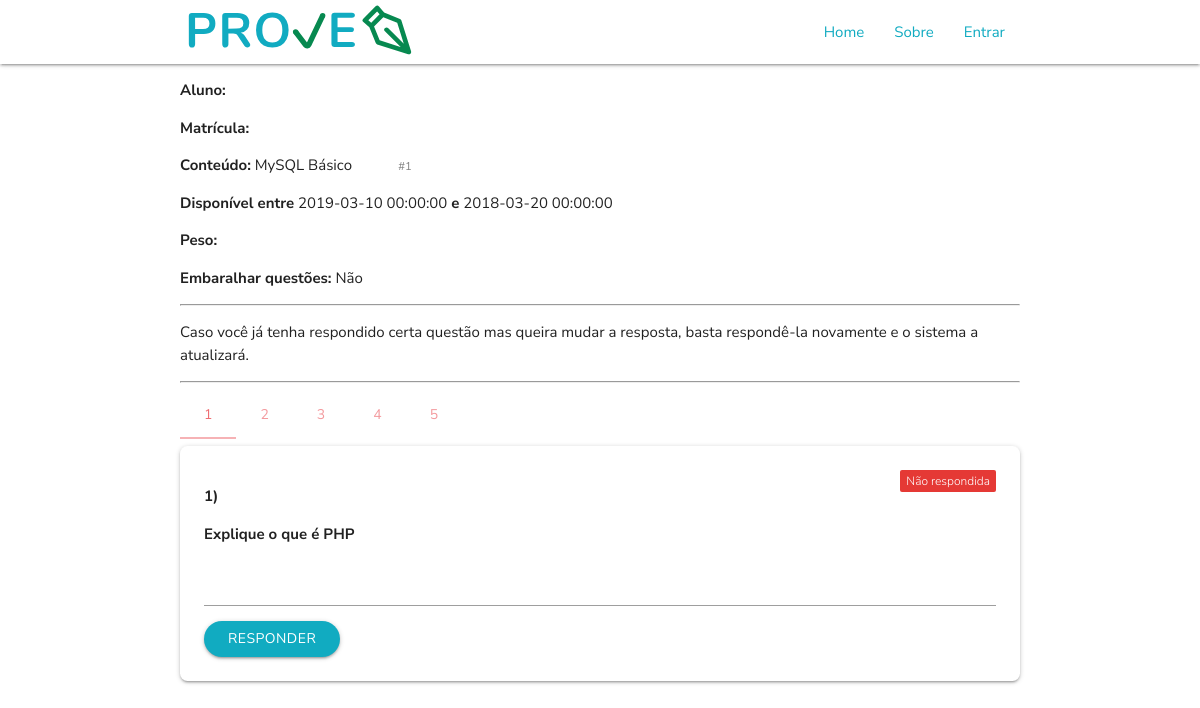
Page /avaliacao_responder.php?codigo=1 on the committed database.
### tables this page shows
CREATE TABLE IF NOT EXISTS `Avaliacoes` (
  `Codigo_Avaliacao` INT NOT NULL AUTO_INCREMENT,
  `Conteudo` VARCHAR(50) NOT NULL,
  `Disciplina_Codigo_Disciplina` INT NOT NULL,
  `Data_Inicio` DATETIME NOT NULL,
  `Data_Fim` DATETIME NOT NULL,
  `Peso` VARCHAR(5) NULL,
  `Embaralhar` TINYINT NULL,
  PRIMARY KEY (`Codigo_Avaliacao`),
  INDEX `fk_Avaliacoes_Disciplina1_idx` (`Disciplina_Codigo_Disciplina` ASC),
  CONSTRAINT `fk_Avaliacoes_Disciplina1`
    FOREIGN KEY (`Disciplina_Codigo_Disciplina`)
    REFERENCES `Disciplinas` (`Codigo_Disciplina`)
    ON DELETE NO ACTION
    ON UPDATE NO ACTION);

CREATE TABLE IF NOT EXISTS `Questao` (
  `Codigo_Questao` INT NOT NULL AUTO_INCREMENT,
  `Enunciado` VARCHAR(100),
  `Texto` TEXT NULL,
  `Tipo_Codigo` INT NOT NULL,
  PRIMARY KEY (`Codigo_Questao`),
  INDEX `fk_Questao_Tipo1_idx` (`Tipo_Codigo` ASC),
  CONSTRAINT `fk_Questao_Tipo1`
    FOREIGN KEY (`Tipo_Codigo`)
    REFERENCES `Tipo` (`Codigo_Tipo`)
    ON DELETE NO ACTION
    ON UPDATE NO ACTION);

### disciplinas_pdo.php (called while the page is built, shortened)
<?php
function selectPDO_discaval ($codigo, $tabela ) {
	try {
		$sql = 'select d.Codigo_Disciplina as "ID Disciplina", d.Nome as "Disciplina", a.Codigo_Avaliacao as "ID Avaliacao", a.Conteudo, a.Data_Inicio, a.Data_Fim, a.Peso, a.Embaralhar
		 FROM avaliacoes a, disciplinas d
		 WHERE d.Codigo_Disciplina = a.Disciplina_Codigo_Disciplina ';
		if($tabela == 'disciplina') {
			$sql .= ' and d.Codigo_Disciplina = '.$codigo;
		} else if ($tabela == 'avaliacao') {
			$sql .=  'and a.Codigo_Avaliacao = '.$codigo;
		}
		$sql .= " ORDER BY a.Data_Fim";
		$consulta = $GLOBALS['pdo']->query($sql);
		$registros = array();
		for ($i = 0; $linha = $consulta->fetch(PDO::FETCH_ASSOC); $i++) {
			$registros[$i] = array();
			array_push($registros[$i], $linha['ID Disciplina']);
			array_push($registros[$i], $linha['Disciplina']);
			array_push($registros[$i], $linha['ID Avaliacao']);
			array_push($registros[$i], $linha['Conteudo']);
			array_push($registros[$i], $linha['Data_Inicio']);
			array_push($registros[$i], $linha['Data_Fim']);
			array_push($registros[$i], $linha['Peso']);
			array_push($registros[$i], $linha['Embaralhar']);
		}
		return $registros;
	} catch (PDOException $e) {
		echo "Erro: ".$e->getMessage();
	}
}
?>

### avaliacao_funcaoFormulario.php (the view, shortened to what this page needs)
<?php
function gerar_formulario_questoes($cod_avaliacao, $embaralhar, $matricula) {
	$questoes = select_questoes_formulario($cod_avaliacao, $embaralhar);
	echo "<ul class='tabs'>";
	for ($i=0; $i < count($questoes); $i++) {
		$noQuestao = $i+1;
		echo "<li class='tab'><a href='#q".$questoes[$i][0]."'>".$noQuestao."</a></li>";
	}
	echo "</ul>";
	for ($i=0; $i < count($questoes); $i++) {
		$alunoJaRespondeu = alunoJaRespondeu($questoes[$i][0], $questoes[$i][3], $matricula);
		$noQuestao = $i+1;
		echo "<div id='q".$questoes[$i][0]."' class='card-panel'>";
		if($alunoJaRespondeu) {
			echo "<span class='new badge green darken-1' data-badge-caption='Respondida'></span>";
		} else {
			echo "<span class='new badge red darken-1' data-badge-caption='Não respondida'></span>";
		}
			echo "<p><b>".$noQuestao.")</b></p>";
			echo "<p><b>".$questoes[$i][2]."</b></p>";
			echo "<form action='resposta_pdo.php' method='post'>";
				if($questoes[$i][3] == 1) {
					echo "<textarea class='materialize-textarea' name='resposta_q".$questoes[$i][0]."'></textarea>";
				}
				$acao = $questoes[$i][3] == 1 ? 'addResDiscursiva' : 'addResAlternativa';
				echo "<button class='btn waves-effect waves-light' type='submit' name='acao' value='".$acao."'>Responder</button>";
			echo "</form>";
		echo "</div>";
	}
}
function select_questoes_formulario ($cod_avaliacao, $embaralhar) {
	try {
		$sql = " SELECT ";
		$sql .= " Q.Codigo_Questao, Q.Texto, Q.Enunciado, Q.Tipo_Codigo ";
		$sql .= " FROM ".$GLOBALS['tb_questoes']." Q, ".$GLOBALS['tb_avaliacoes']." A, ".$GLOBALS['tb_aval_ques']." QA ";
		$sql .= " WHERE Q.Codigo_Questao = QA.Questoes_Codigo_Questao ";
		$sql .= " AND A.Codigo_Avaliacao = QA.Avaliacoes_Codigo_Avaliacao ";
		$sql .= " AND A.Codigo_Avaliacao = ".$cod_avaliacao." ";
		$consulta = $GLOBALS['pdo']->query($sql);
		$registros = array();
		for ($i = 0; $linha = $consulta->fetch(PDO::FETCH_ASSOC); $i++) {
			$registros[$i] = array();
			array_push($registros[$i], $linha['Codigo_Questao']);
			array_push($registros[$i], $linha['Texto']);
			array_push($registros[$i], $linha['Enunciado']);
			array_push($registros[$i], $linha['Tipo_Codigo']);
		}
		return $registros;
	} catch (PDOException $e) {
		echo "Erro: ".$e->getMessage();
	}
}
function alunoJaRespondeu ($cod_questao, $tipo_questao, $matricula) {
	if ($tipo_questao == 1) {
		$query = "SELECT count(Alunos_Matricula) as 'Respondeu' FROM Discursiva WHERE Alunos_Matricula = '".$matricula."' AND Questao_Codigo = ".$cod_questao;
	} else {
		$query = "SELECT count(RA.Alunos_Matricula) as 'Respondeu' FROM Resposta_Alternativa RA, Alternativa A
		WHERE Alunos_Matricula = '".$matricula."'
		AND RA.Alternativa_Alternativa_Codigo = A.Codigo_Alternativa
		AND A.Questao_Codigo = ".$cod_questao;
	}
	$consulta = $GLOBALS['pdo']->query($query);
		$linha = $consulta->fetch(PDO::FETCH_ASSOC);
		$respondeu = $linha['Respondeu'];
		if ($respondeu > 0) return true;
		else return false;
}
?>

### avaliacao_responder.php (shortened to what this page needs)
<!DOCTYPE html>
<?php
	include 'disciplinas_pdo.php';
	include 'avaliacao_pdo.php';
	include 'funcoes.php';
	include 'avaliacao_funcaoFormulario.php';
	if (isset($_POST['codigo'])) { $codigo = $_POST['codigo']; }
	else if (isset($_GET['codigo'])) { $codigo = $_GET['codigo']; }
	else { $codigo = ''; }
	$registros = selectPDO_discaval($codigo, 'avaliacao');
	if($codigo != '') {
		$cod_avaliacao = $registros[0][2];
		$conteudo = $registros[0][3];
		$data_inicio = $registros[0][4];
		$data_fim = $registros[0][5];
		$peso = $registros[0][6];
		$embaralhar = $registros[0][7];
	} else {
		$title = '';
	}
?>
<html>
<head>
	<link rel="stylesheet" href="https://cdnjs.cloudflare.com/ajax/libs/materialize/1.0.0/css/materialize.min.css">
	<link href="assets/css/login/login.css" type="text/css" rel="stylesheet" media="screen,projection"/>
</head>
<body>
	<header> <?php printHeader(); ?> </header>
	<main>
		<div class="container">
			<div id="info-avaliacao">
			<?php
				echo "<p><b>Aluno:</b> ".$_SESSION['nome']."</p>";
				echo "<p><b>Matrícula:</b> ".$_SESSION['matricula']."</p>";
				$embaralharTxt = $embaralhar == 1 ? 'Sim' : 'Não';
				echo "<p><b>Conteúdo:</b> ".$conteudo."
					&nbsp;&nbsp;&nbsp;&nbsp;&nbsp;&nbsp;&nbsp;&nbsp;&nbsp;&nbsp;
					<small style='color:grey'>#".$cod_avaliacao."</small></p>";
				echo "<p><b>Disponível entre</b> ".$data_inicio." <b>e</b> ".$data_fim."</p>";
				echo "<p><b>Peso: </b>".$peso."</p>";
				echo "<p><b>Embaralhar questões:</b> ".$embaralharTxt."</p>";
			?>
			</div>
			<hr/>
			<div id="info-ao-aluno">
				<p>Caso você já tenha respondido certa questão mas queira mudar a resposta, basta respondê-la novamente e o sistema a atualizará.</p>
			</div>
			<hr/>
			<div id="formulario-questoes">
				<?php
					gerar_formulario_questoes($cod_avaliacao, $embaralhar, $_SESSION['matricula']);
				?>
			</div>
		</div>
	</main>
</body>
</html>

### rows in the picture
avaliacoes: Conteudo "MySQL Básico", Codigo_Avaliacao "1", Data_Inicio "2019-03-10 00:00:00", Data_Fim "2018-03-20 00:00:00", Embaralhar "Não"
questao: noQuestao "1", Enunciado "Explique o que é PHP"
questao: noQuestao "2"
questao: noQuestao "3"
questao: noQuestao "4"
questao: noQuestao "5"
